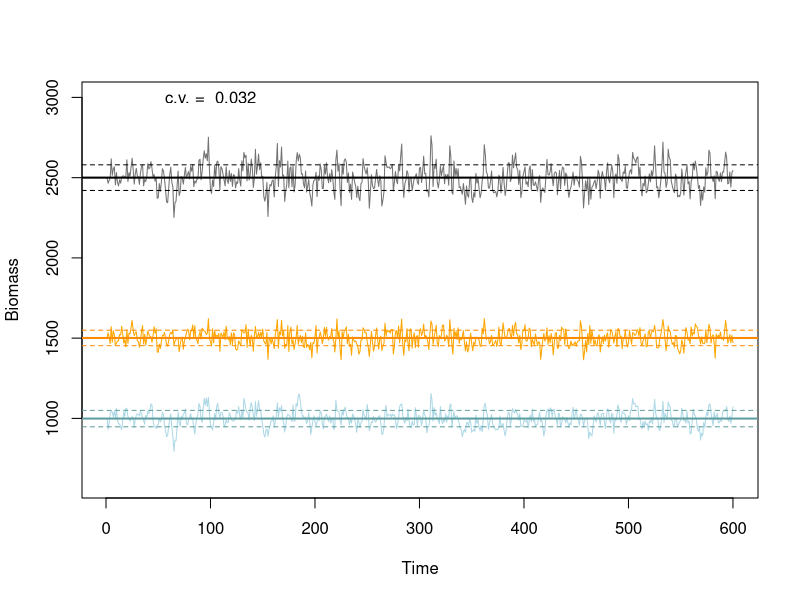
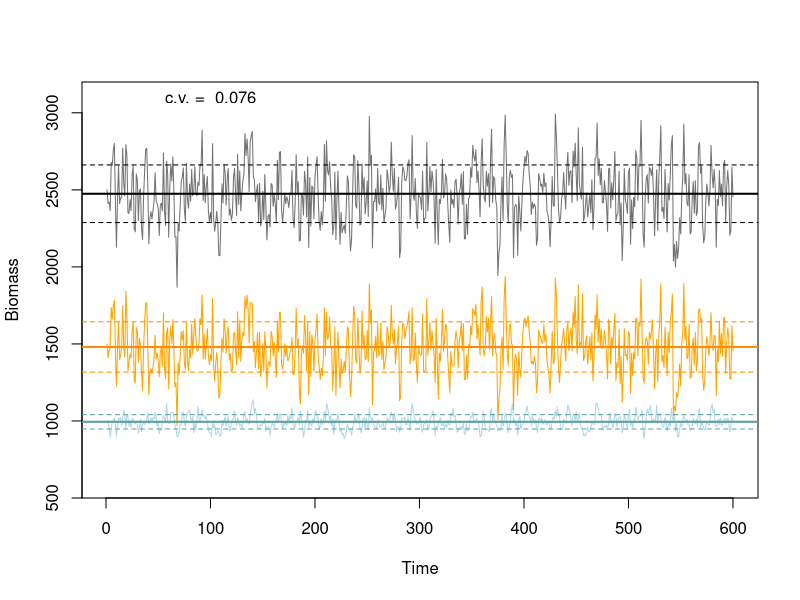
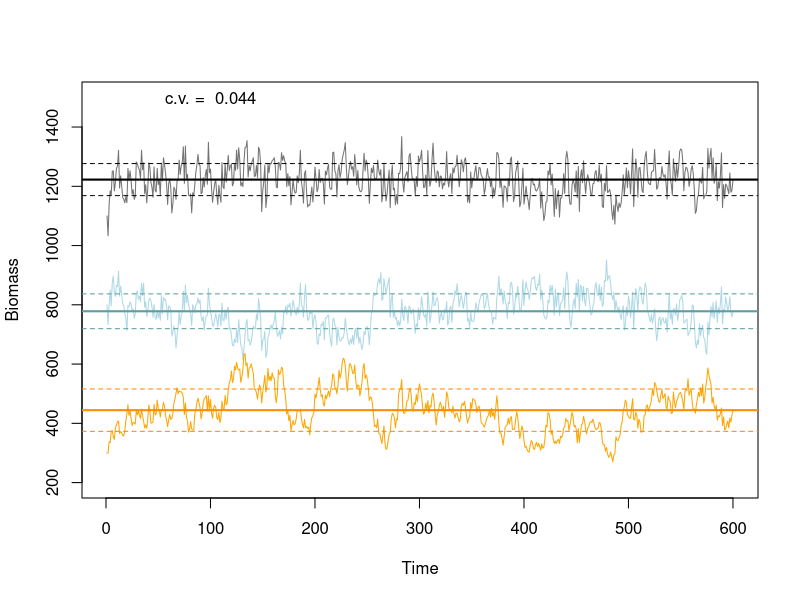
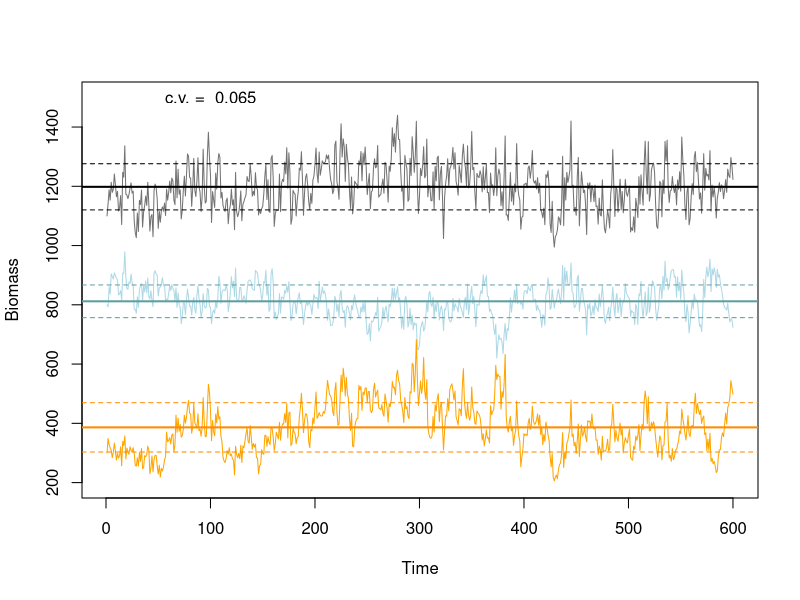
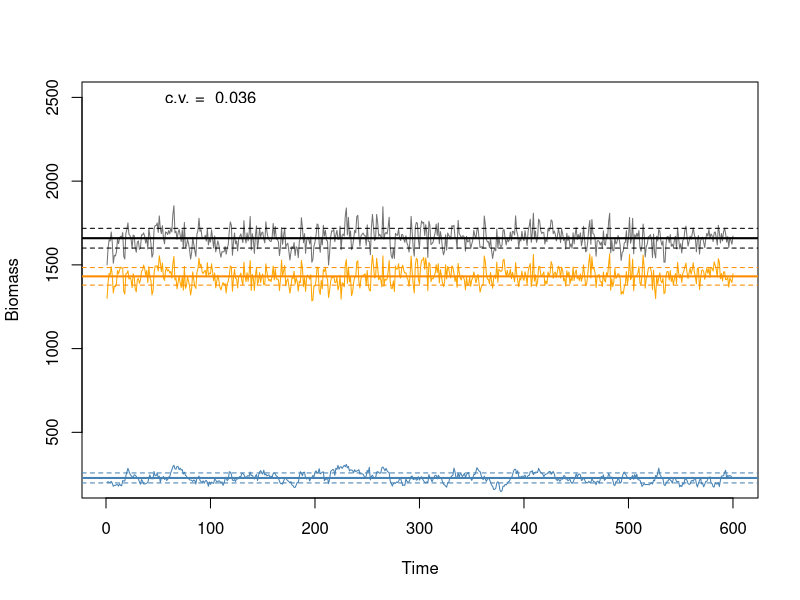

Write R code to recreate these figures, in order.
rm(list=ls())

model <- function(rm1, rm2, N1.start, N2.start, K1, K2, evar1, evar2, beat12, beta21, time){
  r1 = numeric(time)
  r2 = numeric(time)
  N1 = numeric(time)
  N2 = numeric(time)
  Ntot = numeric(time)
  
  N1[1] <- N1.start
  N2[1] <- N2.start
  Ntot[1] <- N1[1] + N2[1]
  
  for(t in 2:time){
    #   whitevar1 <- rnorm(1, mean=0)
    whitevar2 <- rnorm(1, mean=0)
    whitevar1 <- rnorm(1,mean=whitevar2)
    dnoise1 <- rnorm(1, mean=0)
    dnoise2 <- rnorm(1, mean=0)
    
    sum.non1 = (beta12 * N2[t-1])/K2
    sum.non2 = (beta21 * N1[t-1])/K1
    
    r1[t] = rm1 * (1-(N1[t-1]/K1) - sum.non1) + evar1 * whitevar1 + (dvar1 * dnoise1/sqrt(N1[t-1]))
    
    r2[t] = rm2 * (1-(N2[t-1]/K2) - sum.non2) + evar2 * whitevar2 + (dvar2 * dnoise2/sqrt(N2[t-1]))
    
    
    N1[t] = N1[t-1] + N1[t-1]*r1[t]
    N2[t] = N2[t-1] + N2[t-1]*r2[t]
    Ntot[t] = N1[t] + N2[t]
  }
  
  pops <- matrix(ncol=3, nrow=time)
  pops[,1] <- N1
  pops[,2] <- N2
  pops[,3] <- Ntot
  return(pops)
}


##Run null model with low environmental response and no competition

rm1 = 0.5
rm2 = 0.8
K1 = 1000
K2 = 1500
evar1 = 0.02
evar2 = 0.02
dvar1 = 1
dvar2 = 1
beta12 = 0
beta21 = 0
time = 600


N1.start <- 1000
N2.start <- 1500


model.null <- model(rm1, rm2, N1.start, N2.start, K1, K2, evar1, evar2, beat12, beta21, time)

N1 <- model.null[,1]
N2 <- model.null[,2]
Ntot <- model.null[,3]

cv.tot = sd(Ntot)/mean(Ntot)
cv.tot

# pdf("/users/atredenn/desktop/2species_comp.pdf", width=6, height=6)
# par(mfrow=c(2,2))

time.plot = seq(1,time,1)
plot(time.plot, Ntot, type="l", col="grey45", ylim=c(600,3000), ylab="Biomass", xlab="Time")
lines(time.plot, N1, col="lightblue")
lines(time.plot, N2, col="orange")
abline(h=mean(Ntot), col="black", lwd=2)
abline(h=(sd(Ntot)+mean(Ntot)), col="black", lty="dashed")
abline(h=(mean(Ntot)-sd(Ntot)), col="black", lty="dashed")

abline(h=mean(N1), col="cadetblue", lwd=2)
abline(h=(sd(N1)+mean(N1)), col="cadetblue", lty="dashed")
abline(h=(mean(N1)-sd(N1)), col="cadetblue", lty="dashed")

abline(h=mean(N2), col="darkorange", lwd=2)
abline(h=(sd(N2)+mean(N2)), col="darkorange", lty="dashed")
abline(h=(mean(N2)-sd(N2)), col="darkorange", lty="dashed")

text(100, 3000, paste("c.v. = ", round(cv.tot, 3)))



#Run model with high environmental response for species 2
rm1 = 0.5
rm2 = 0.8
K1 = 1000
K2 = 1500
evar1 = 0.02
evar2 = 0.1
dvar1 = 1
dvar2 = 1
beta12 = 0
beta21 = 0
time = 600


N1.start <- 1000
N2.start <- 1500


model.env <- model(rm1, rm2, N1.start, N2.start, K1, K2, evar1, evar2, beat12, beta21, time)

N1 <- model.env[,1]
N2 <- model.env[,2]
Ntot <- model.env[,3]

cv.tot = sd(Ntot)/mean(Ntot)
cv.tot

time.plot = seq(1,time,1)
plot(time.plot, Ntot, type="l", col="grey45", ylim=c(600,3100), ylab="Biomass", xlab="Time")
lines(time.plot, N1, col="lightblue")
lines(time.plot, N2, col="orange")
abline(h=mean(Ntot), col="black", lwd=2)
abline(h=(sd(Ntot)+mean(Ntot)), col="black", lty="dashed")
abline(h=(mean(Ntot)-sd(Ntot)), col="black", lty="dashed")

abline(h=mean(N1), col="cadetblue", lwd=2)
abline(h=(sd(N1)+mean(N1)), col="cadetblue", lty="dashed")
abline(h=(mean(N1)-sd(N1)), col="cadetblue", lty="dashed")

abline(h=mean(N2), col="darkorange", lwd=2)
abline(h=(sd(N2)+mean(N2)), col="darkorange", lty="dashed")
abline(h=(mean(N2)-sd(N2)), col="darkorange", lty="dashed")

text(100, 3100, paste("c.v. = ", round(cv.tot, 3)))


#Run model with high competition
rm1 = 0.5
rm2 = 0.8
K1 = 1000
K2 = 1500
evar1 = 0.02
evar2 = 0.02
dvar1 = 1
dvar2 = 1
beta12 = 0.7
beta21 = 0.9
time = 600


N1.start <- 800
N2.start <- 300


model.env <- model(rm1, rm2, N1.start, N2.start, K1, K2, evar1, evar2, beat12, beta21, time)

N1 <- model.env[,1]
N2 <- model.env[,2]
Ntot <- model.env[,3]

cv.tot = sd(Ntot)/mean(Ntot)
cv.tot

time.plot = seq(1,time,1)
plot(time.plot, Ntot, type="l", col="grey45", ylim=c(200,1500), ylab="Biomass", xlab="Time")
lines(time.plot, N1, col="lightblue")
lines(time.plot, N2, col="orange")
abline(h=mean(Ntot), col="black", lwd=2)
abline(h=(sd(Ntot)+mean(Ntot)), col="black", lty="dashed")
abline(h=(mean(Ntot)-sd(Ntot)), col="black", lty="dashed")

abline(h=mean(N1), col="cadetblue", lwd=2)
abline(h=(sd(N1)+mean(N1)), col="cadetblue", lty="dashed")
abline(h=(mean(N1)-sd(N1)), col="cadetblue", lty="dashed")

abline(h=mean(N2), col="darkorange", lwd=2)
abline(h=(sd(N2)+mean(N2)), col="darkorange", lty="dashed")
abline(h=(mean(N2)-sd(N2)), col="darkorange", lty="dashed")

text(100, 1500, paste("c.v. = ", round(cv.tot, 3)))



#Run model with high competition and environmental response
rm1 = 0.5
rm2 = 0.8
K1 = 1000
K2 = 1500
evar1 = 0.02
evar2 = 0.1
dvar1 = 1
dvar2 = 1
beta12 = 0.7
beta21 = 0.9
time = 600


N1.start <- 800
N2.start <- 300


model.env <- model(rm1, rm2, N1.start, N2.start, K1, K2, evar1, evar2, beat12, beta21, time)

N1 <- model.env[,1]
N2 <- model.env[,2]
Ntot <- model.env[,3]

cv.tot = sd(Ntot)/mean(Ntot)
cv.tot

time.plot = seq(1,time,1)
plot(time.plot, Ntot, type="l", col="grey45", ylim=c(200,1500), ylab="Biomass", xlab="Time")
lines(time.plot, N1, col="lightblue")
lines(time.plot, N2, col="orange")
abline(h=mean(Ntot), col="black", lwd=2)
abline(h=(sd(Ntot)+mean(Ntot)), col="black", lty="dashed")
abline(h=(mean(Ntot)-sd(Ntot)), col="black", lty="dashed")

abline(h=mean(N1), col="cadetblue", lwd=2)
abline(h=(sd(N1)+mean(N1)), col="cadetblue", lty="dashed")
abline(h=(mean(N1)-sd(N1)), col="cadetblue", lty="dashed")

abline(h=mean(N2), col="darkorange", lwd=2)
abline(h=(sd(N2)+mean(N2)), col="darkorange", lty="dashed")
abline(h=(mean(N2)-sd(N2)), col="darkorange", lty="dashed")

text(100, 1500, paste("c.v. = ", round(cv.tot, 3)))

# dev.off()



#Run model with dominant species
rm1 = 0.5
rm2 = 0.8
K1 = 1000
K2 = 1500
evar1 = 0.02
evar2 = 0.02
dvar1 = 1
dvar2 = 1
beta12 = 0.8
beta21 = 0.2
time = 600


N1.start <- 200
N2.start <- 1300


model.env <- model(rm1, rm2, N1.start, N2.start, K1, K2, evar1, evar2, beat12, beta21, time)

N1 <- model.env[,1]
N2 <- model.env[,2]
Ntot <- model.env[,3]

cv.tot = sd(Ntot)/mean(Ntot)
cv.tot

time.plot = seq(1,time,1)
plot(time.plot, Ntot, type="l", col="grey45", ylim=c(200,2500), ylab="Biomass", xlab="Time")
lines(time.plot, N1, col="steelblue")
lines(time.plot, N2, col="orange")
abline(h=mean(Ntot), col="black", lwd=2)
abline(h=(sd(Ntot)+mean(Ntot)), col="black", lty="dashed")
abline(h=(mean(Ntot)-sd(Ntot)), col="black", lty="dashed")

abline(h=mean(N1), col="steelblue", lwd=2)
abline(h=(sd(N1)+mean(N1)), col="steelblue", lty="dashed")
abline(h=(mean(N1)-sd(N1)), col="steelblue", lty="dashed")

abline(h=mean(N2), col="darkorange", lwd=2)
abline(h=(sd(N2)+mean(N2)), col="darkorange", lty="dashed")
abline(h=(mean(N2)-sd(N2)), col="darkorange", lty="dashed")

text(100, 2500, paste("c.v. = ", round(cv.tot, 3)))
